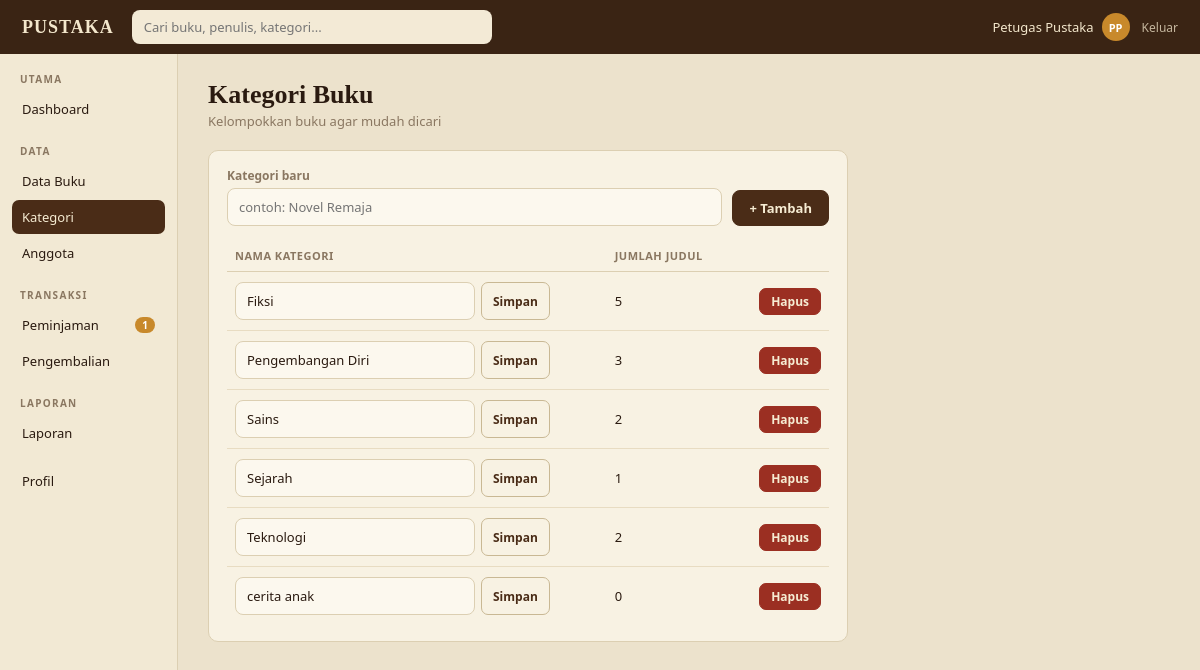
Page /kategori (signed in) on the committed database.
### tables this page shows
CREATE TABLE users (
    id            INTEGER PRIMARY KEY AUTOINCREMENT,
    name          TEXT NOT NULL,
    email         TEXT NOT NULL UNIQUE,
    password_hash TEXT NOT NULL,
    role          TEXT NOT NULL DEFAULT 'anggota'
                  CHECK (role IN ('admin', 'petugas', 'anggota')),
    member_code   TEXT UNIQUE,              -- hanya untuk anggota, contoh AG0004
    phone         TEXT,
    address       TEXT,
    status        TEXT NOT NULL DEFAULT 'aktif'
                  CHECK (status IN ('aktif', 'nonaktif')),
    created_at    TEXT NOT NULL DEFAULT (datetime('now', 'localtime'))
);

CREATE TABLE categories (
    id   INTEGER PRIMARY KEY AUTOINCREMENT,
    name TEXT NOT NULL UNIQUE
);

### app.py (the view)
@app.route("/kategori")
@staff_required
def category_list():
    return render_template("categories.html", categories=categories(), active="categories")

### app.py (called while the page is built)
def db():
    if "db" not in g:
        g.db = sqlite3.connect(DB_PATH)
        g.db.row_factory = sqlite3.Row
        g.db.execute("PRAGMA foreign_keys = ON")
    return g.db

def q_all(sql, *args):
    return db().execute(sql, args).fetchall()

def q_one(sql, *args):
    return db().execute(sql, args).fetchone()

def q_val(sql, *args):
    return db().execute(sql, args).fetchone()[0]

def cfg(key):
    row = q_one("SELECT value FROM settings WHERE key = ?", key)
    return int(row["value"]) if row else DEFAULTS[key]

@app.template_filter("initials")
def f_initials(name):
    parts = [p for p in (name or "").split() if p]
    return "".join(p[0] for p in parts[:2]).upper() or "?"

def categories():
    return q_all("SELECT c.*, (SELECT COUNT(*) FROM books b WHERE b.category_id=c.id) AS n "
                 "FROM categories c ORDER BY c.name")

@app.before_request
def load_user():
    g.user = None
    if request.endpoint == "static":
        return
    uid = session.get("uid")
    if uid:
        u = q_one("SELECT * FROM users WHERE id=?", uid)
        if u and u["status"] == "aktif":
            g.user = u
        else:
            session.clear()
            if u:
                flash("Akunmu dinonaktifkan. Hubungi petugas perpustakaan.", "error")

@app.context_processor
def inject_globals():
    ctx = {"me": g.get("user"), "max_loans": cfg("max_loans"),
           "fine_per_day": cfg("fine_per_day"), "loan_days": cfg("loan_days")}
    if g.get("user") and g.user["role"] in STAFF_ROLES:
        ctx["pending_count"] = q_val("SELECT COUNT(*) FROM loans WHERE status='menunggu'")
    return ctx

def roles_required(*roles):
    def deco(view):
        @wraps(view)
        def wrapped(*a, **kw):
            if not g.user:
                return redirect(url_for("login"))
            if g.user["role"] not in roles:
                flash("Halaman itu tidak tersedia untuk akunmu.", "error")
                return redirect(url_for("index"))
            return view(*a, **kw)
        return wrapped
    return deco

### templates/categories.html (shortened to what this page needs)
{% extends "layout.html" %}
{% block content %}
<h1>Kategori Buku</h1>
<p class="sub">Kelompokkan buku agar mudah dicari</p>
<div class="card" style="max-width:640px">
  <form method="post" action="{{ url_for('category_add') }}" class="filters">
    <div><label>Kategori baru</label><input name="name" placeholder="contoh: Novel Remaja" required></div>
    <div class="auto"><button class="btn">+ Tambah</button></div>
  </form>
  <table>
    <tr><th>Nama kategori</th><th>Jumlah judul</th><th></th></tr>
    {% for c in categories %}
    <tr>
      <td>
        <form class="inline" method="post" action="{{ url_for('category_edit', cid=c.id) }}" style="display:flex;gap:6px">
          <input name="name" value="{{ c.name }}" style="max-width:240px">
          <button class="btn ghost sm">Simpan</button>
        </form>
      </td>
      <td>{{ c.n }}</td>
      <td class="right">
        <form class="inline" method="post" action="{{ url_for('category_delete', cid=c.id) }}"
              onsubmit="return confirm('Hapus kategori ini?')"><button class="btn red sm">Hapus</button></form>
      </td>
    </tr>
    {% else %}<tr><td colspan="3" class="muted">Belum ada kategori.</td></tr>{% endfor %}
  </table>
</div>
{% endblock %}

### templates/layout.html (shortened to what this page needs)
{% extends "base.html" %}
{% from "macros.html" import flashes %}
{% block body %}
{% set a = active|default('') %}
<header class="topbar">
  <a class="brand" href="{{ url_for('index') }}">PUSTAKA</a>
  <form class="search" action="{{ url_for('catalog') if me.role == 'anggota' else url_for('books') }}" method="get">
    <input name="q" value="{{ request.args.get('q', '') }}" placeholder="Cari buku, penulis, kategori...">
  </form>
  <div class="userchip">
    <a class="who" href="{{ url_for('profile') }}" title="Profil dan ganti kata sandi">
      <span>{{ me.name }}</span><span class="avatar">{{ me.name|initials }}</span></a>
    <a class="logout" href="{{ url_for('logout') }}">Keluar</a>
  </div>
</header>
<div class="shell">
  <aside class="sidebar">
    {% if me.role == 'anggota' %}
      <div class="nav-title">Jelajah</div>
      <a href="{{ url_for('catalog') }}" class="{{ 'active' if a == 'catalog' }}">Katalog Buku</a>
      <a href="{{ url_for('catalog_categories') }}" class="{{ 'active' if a == 'cats' }}">Kategori</a>
      <a href="{{ url_for('catalog', urut='terbaru') }}" class="{{ 'active' if a == 'latest' }}">Terkini</a>
      <div class="nav-title">Akun Saya</div>
      <a href="{{ url_for('my_loans') }}" class="{{ 'active' if a == 'mine' }}">Pinjaman Saya</a>
      <a href="{{ url_for('favorites') }}" class="{{ 'active' if a == 'favs' }}">Favorit</a>
      <a href="{{ url_for('my_loans', tab='riwayat') }}" class="{{ 'active' if a == 'history' }}">Riwayat</a>
      <a href="{{ url_for('profile') }}" class="{{ 'active' if a == 'profile' }}">Profil</a>
    {% else %}
      <div class="nav-title">Utama</div>
      <a href="{{ url_for('dashboard') }}" class="{{ 'active' if a == 'dashboard' }}">Dashboard</a>
      <div class="nav-title">Data</div>
      <a href="{{ url_for('books') }}" class="{{ 'active' if a == 'books' }}">Data Buku</a>
      <a href="{{ url_for('category_list') }}" class="{{ 'active' if a == 'categories' }}">Kategori</a>
      <a href="{{ url_for('members') }}" class="{{ 'active' if a == 'members' }}">Anggota</a>
      <div class="nav-title">Transaksi</div>
      <a href="{{ url_for('loans') }}" class="{{ 'active' if a == 'loans' }}">Peminjaman
        {% if pending_count %}<span class="badge">{{ pending_count }}</span>{% endif %}</a>
      <a href="{{ url_for('returns') }}" class="{{ 'active' if a == 'returns' }}">Pengembalian</a>
      <div class="nav-title">Laporan</div>
      <a href="{{ url_for('report') }}" class="{{ 'active' if a == 'report' }}">Laporan</a>
      <a href="{{ url_for('profile') }}" class="{{ 'active' if a == 'profile' }}" style="margin-top:14px">Profil</a>
    {% endif %}
  </aside>
  <main class="main">
    {% block content %}{% endblock %}
  </main>
</div>
{% endblock %}

### static/style.css (style rules this page uses)
:root { --bg: #ece2cc; --panel: #f8f2e3; --panel-2: #f2e9d4; --input: #fcf8ee; --ink: #2a1a10; --muted: #8a7761; --line: #dccfb2; --dark: #3a2414; --dark-2: #4a2c17; --gold: #c8892b; --serif: Georgia, "Times New Roman", serif; --sans: system-ui, -apple-system, "Segoe UI", Roboto, sans-serif; }
* { box-sizing: border-box; }
body { margin: 0; font-family: var(--sans); background: var(--bg); color: var(--ink); font-size: 14px; }
a { color: var(--dark-2); }
h1 { font-family: var(--serif); font-size: 26px; margin: 0 0 2px; }
.sub { color: var(--muted); font-size: 13px; margin: 0 0 20px; }
.topbar { height: 54px; background: var(--dark); color: #f3e7cc; display: flex; align-items: center; gap: 18px; padding: 0 22px; position: sticky; top: 0; z-index: 5; }
.brand { font-family: var(--serif); font-weight: 700; letter-spacing: 1px; font-size: 18px; color: #f3e7cc; text-decoration: none; }
.search { flex: 1; max-width: 360px; margin: 0; }
.search input { width: 100%; border: 0; border-radius: 8px; padding: 8px 12px; font-size: 13px; background: #f3ead6; color: var(--ink); }
.userchip { margin-left: auto; display: flex; align-items: center; gap: 12px; font-size: 13px; }
.userchip a { color: #f3e7cc; text-decoration: none; }
.userchip .who { display: flex; align-items: center; gap: 8px; }
.avatar { width: 28px; height: 28px; border-radius: 50%; background: var(--gold); color: #fff; font-weight: 700; font-size: 11px; display: grid; place-items: center; }
.logout { opacity: .75; font-size: 12px; }
.shell { display: flex; min-height: calc(100vh - 54px); }
.sidebar { width: 178px; flex: none; background: var(--panel-2); border-right: 1px solid var(--line); padding: 14px 12px; }
.nav-title { font-size: 10px; letter-spacing: 1.3px; color: var(--muted); text-transform: uppercase; margin: 18px 8px 6px; font-weight: 600; }
.nav-title:first-child { margin-top: 4px; }
.sidebar a { display: flex; justify-content: space-between; align-items: center; padding: 8px 10px; border-radius: 7px; font-size: 13px; color: var(--ink); text-decoration: none; margin-bottom: 2px; }
.sidebar a.active { background: var(--dark-2); color: #f6ecd3; }
.badge { background: var(--gold); color: #fff; border-radius: 10px; font-size: 10px; padding: 1px 7px; font-weight: 700; }
.main { flex: 1; padding: 26px 30px 40px; min-width: 0; }
.card { background: var(--panel); border: 1px solid var(--line); border-radius: 10px; padding: 16px 18px; }
.btn { display: inline-block; background: var(--dark-2); color: #f6ecd3; border: 1px solid var(--dark-2); border-radius: 8px; padding: 8px 16px; font-size: 13px; font-weight: 600; cursor: pointer; text-decoration: none; font-family: inherit; }
.btn.ghost { background: transparent; color: var(--dark-2); border-color: #c9b894; }
.btn.red { background: #9b2f22; border-color: #9b2f22; }
.btn.sm { padding: 4px 11px; font-size: 12px; border-radius: 7px; }
form.inline { display: inline; }
table { width: 100%; border-collapse: collapse; font-size: 13px; }
th { text-align: left; font-size: 11px; color: var(--muted); font-weight: 600; text-transform: uppercase; letter-spacing: .5px; padding: 8px 8px; border-bottom: 1px solid var(--line); }
td { padding: 10px 8px; border-bottom: 1px solid #e8dcc2; vertical-align: middle; }
tr:last-child td { border-bottom: 0; }
.right { text-align: right; }
label { display: block; font-size: 12px; color: var(--muted); margin: 12px 0 4px; font-weight: 600; }
input, select, textarea { width: 100%; padding: 9px 11px; border: 1px solid var(--line); border-radius: 8px; background: var(--input); font-size: 13px; font-family: inherit; color: var(--ink); }
.filters { display: flex; gap: 10px; align-items: flex-end; flex-wrap: wrap; margin-bottom: 14px; }
.filters > div { flex: 1; min-width: 150px; }
.filters .auto { flex: 0 0 auto; min-width: 0; }
.filters label { margin-top: 0; }

### rows in the picture
users: name "Petugas Pustaka", name|initials "PP"
categories: name "Fiksi", n "5"
categories: name "Pengembangan Diri", n "3"
categories: name "Sains", n "2"
categories: name "Sejarah", n "1"
categories: name "Teknologi", n "2"
categories: name "cerita anak", n "0"

### other values in the picture
{{ pending_count }} "1"
